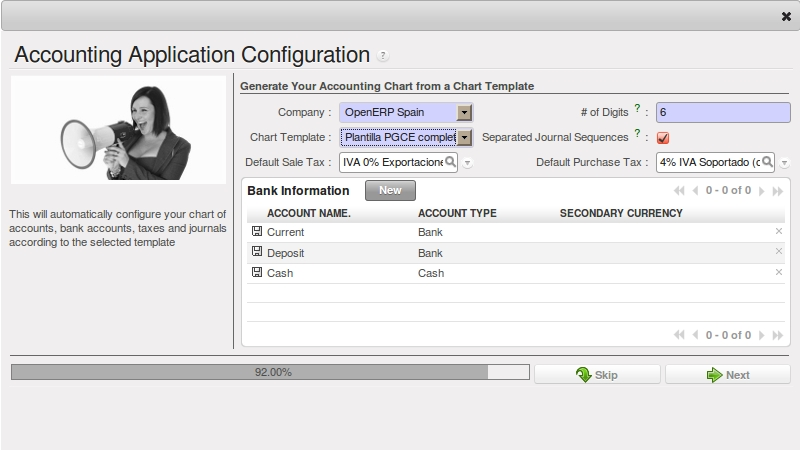
#> input picture addons/l10n_es/images/config_chart_l10n_es.jpeg, 800 x 450 px
$ python image.py ../../addons/l10n_es/images/config_chart_l10n_es.jpeg ../../addons/l10n_es/images/l10n_es_chart.jpeg   (older library calls are emulated)
#> lines starting #> are read from the running program, lines starting #| are printed output that depends on the picture
# -*- coding: utf-8 -*-
# Part of Odoo. See LICENSE_LGPL file for full copyright and licensing details.
import base64
import codecs
import io

from PIL import Image
from PIL import ImageEnhance
from random import randrange

# Preload PIL with the minimal subset of image formats we need
from odoo.tools import pycompat

Image.preinit()
Image._initialized = 2

# ----------------------------------------
# Image resizing
# ----------------------------------------

# [268 lines left out: functions image_resize_image, image_resize_and_sharpen, image_save_for_web, image_resize_image_big, image_resize_image_medium, image_resize_image_small and 4 more, not called in this run]


if __name__=="__main__":
    import sys

    assert len(sys.argv)==3, 'Usage to Test: image.py SRC.png DEST.png'

    img = base64.b64encode(open(sys.argv[1],'rb').read())
    new = image_resize_image(img, (128,100))
#> in image_resize_image, image is the input picture: PIL image 800x450 RGB; mean R, G, B 230.8, 229.8, 230.9
#> in image_resize_and_sharpen, `image.thumbnail(size, Image.ANTIALIAS)`:
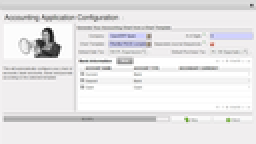
#> image: PIL image 128x72 RGBA (shown 2 times larger); mean R, G, B, A 230.7, 229.7, 230.8, 255
#> in image_resize_and_sharpen, `resized_image = sharpener.enhance(factor)`:
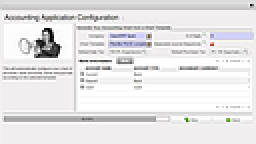
#> resized_image: PIL image 128x72 RGBA (shown 2 times larger); mean R, G, B, A 230.1, 229.1, 230.2, 255
#> in image_resize_and_sharpen, `image.paste(resized_image, ((size[0] - resized_image.size[0]) // 2, (s..`:
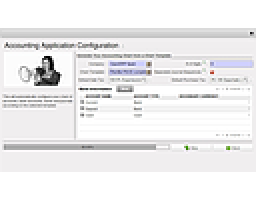
#> image: PIL image 128x100 RGBA (shown 2 times larger); mean R, G, B, A 237, 236.4, 237.1, 183.6; transparent parts drawn white
    open(sys.argv[2], 'wb').write(base64.b64decode(new))

$ run again, on addons/l10n_es/images/l10n_es_chart.png
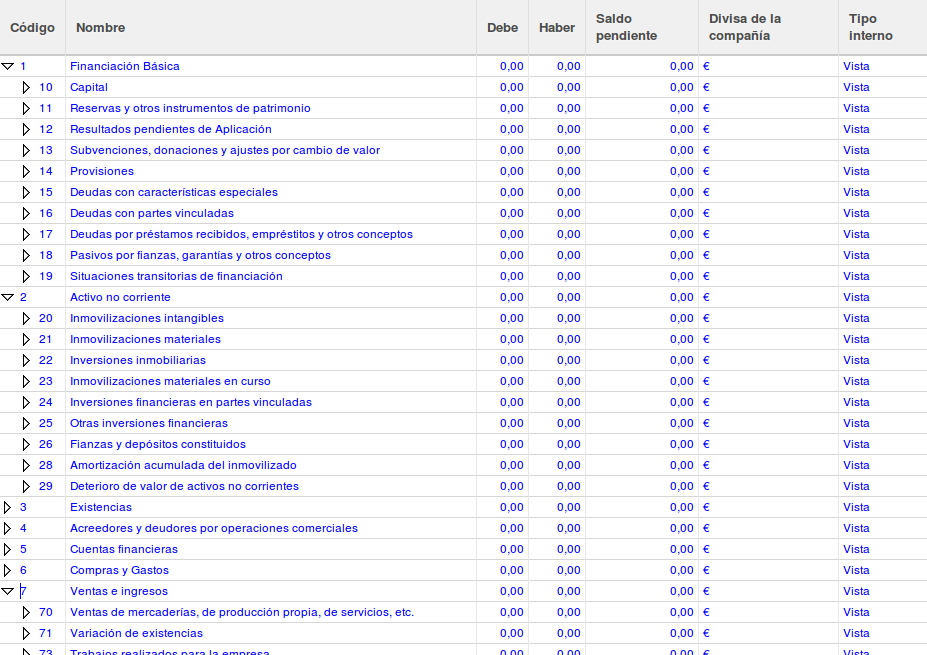
#> input picture addons/l10n_es/images/l10n_es_chart.png, 927 x 655 px
#> in image_resize_image, image is the input picture: PIL image 927x655 RGBA; mean R, G, B, A 242.3, 242.3, 250.8, 255
#> in image_resize_and_sharpen, `resized_image = sharpener.enhance(factor)`:
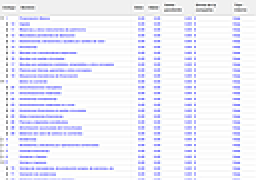
#> resized_image: PIL image 128x90 RGBA (shown 2 times larger); mean R, G, B, A 239.2, 239.2, 249.8, 255
#> in image_resize_and_sharpen, `image.paste(resized_image, ((size[0] - resized_image.size[0]) // 2, (s..`:
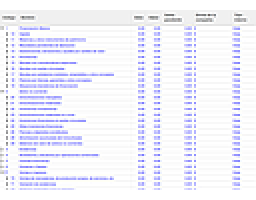
#> image: PIL image 128x100 RGBA (shown 2 times larger); mean R, G, B, A 240.8, 240.8, 250.4, 229.5; transparent parts drawn white
